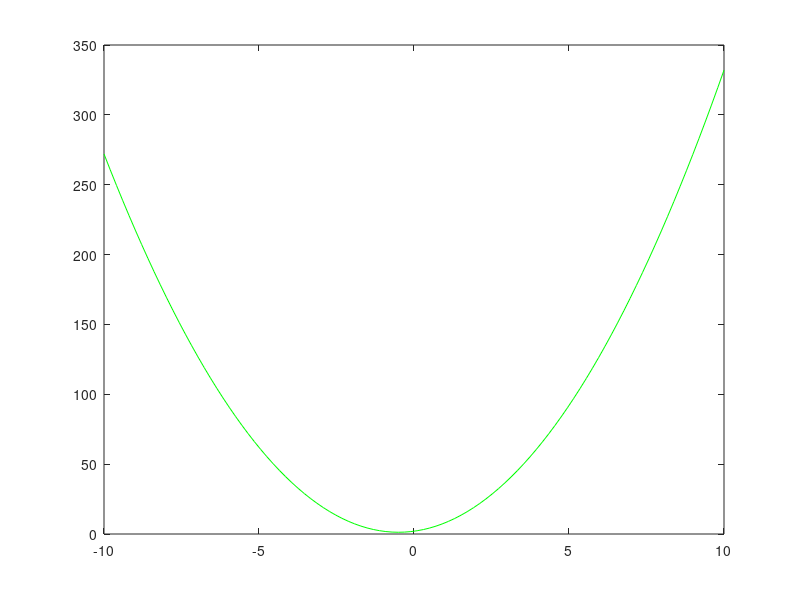

This chart was generated by the following MATLAB code:
clc;
clear all;
close all;
x = linspace(-10, 10, 100); 
a = 3; 
b = 3;
c = 2; 
y = a*x.^2 + b*x + c; 
plot(x, y,'g'); 
